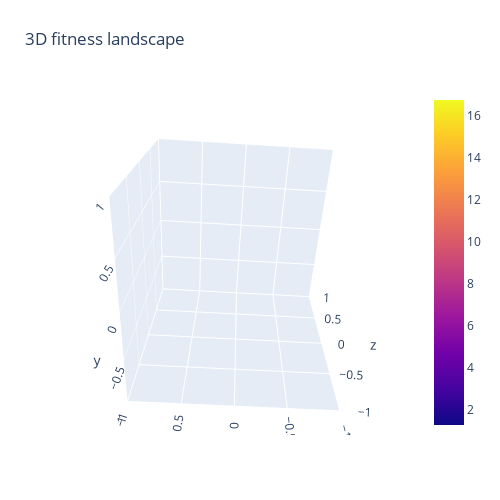

The notebook cell saved with this chart:
### Code cell
fig = go.Figure(data=[go.Surface(z=z, x=x, y=y)])
fig.update_layout(title='3D fitness landscape', autosize=False,
                  width=500, height=500,
                  margin=dict(l=65, r=50, b=65, t=90))
fig.show()

### Figure 1 — Plotly figure (JSON) as saved in the notebook; plotly's stock layout.template omitted (floating-point values rounded to 4 significant figures; data arrays with more than 128 entries replaced by an {"elided": "..."} marker saying what was removed)
{"data": [{"type": "surface", "x": {"elided": "1023 float values"}, "y": {"elided": "1023 float values"}, "z": {"elided": "1023 float values"}}], "layout": {"autosize": false, "dragmode": "zoom", "height": 500, "margin": {"b": 65, "l": 65, "r": 50, "t": 90}, "scene": {"aspectmode": "auto", "aspectratio": {"x": 1, "y": 1, "z": 1}, "camera": {"center": {"x": 0, "y": 0, "z": 0}, "eye": {"x": 0.06299, "y": 1.013, "z": -1.913}, "projection": {"type": "perspective"}, "up": {"x": 0, "y": 0, "z": 1}}, "dragmode": "turntable"}, "title": {"text": "3D fitness landscape"}, "width": 500}}
